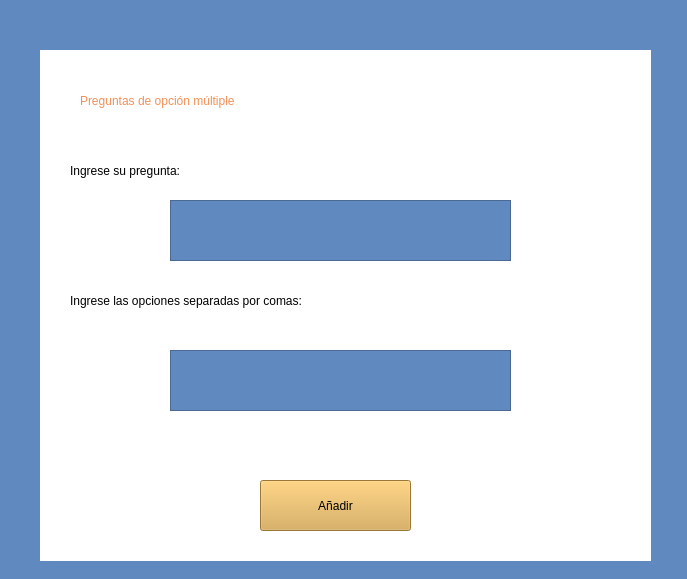
<?xml version="1.0" encoding="UTF-8"?>
<ui version="4.0">
 <class>menuCursos</class>
 <widget class="QMainWindow" name="menuCursos">
  <property name="geometry">
   <rect>
    <x>0</x>
    <y>0</y>
    <width>687</width>
    <height>579</height>
   </rect>
  </property>
  <property name="windowTitle">
   <string>MainWindow</string>
  </property>
  <property name="styleSheet">
   <string notr="true">background-color: rgb(96, 137, 191);</string>
  </property>
  <widget class="QWidget" name="centralwidget">
   <widget class="QLabel" name="label">
    <property name="geometry">
     <rect>
      <x>40</x>
      <y>50</y>
      <width>611</width>
      <height>511</height>
     </rect>
    </property>
    <property name="styleSheet">
     <string notr="true">background-color: rgb(255, 255, 255);</string>
    </property>
    <property name="text">
     <string/>
    </property>
   </widget>
   <widget class="QLabel" name="label_2">
    <property name="geometry">
     <rect>
      <x>80</x>
      <y>70</y>
      <width>521</width>
      <height>61</height>
     </rect>
    </property>
    <property name="styleSheet">
     <string notr="true">font: 700 28pt &quot;Segoe UI&quot;;
background-color: rgb(255, 255, 255);
color: rgb(242, 144, 87);</string>
    </property>
    <property name="text">
     <string>Preguntas de opción múltiple</string>
    </property>
   </widget>
   <widget class="QPushButton" name="botonAgregarPreguntaOM">
    <property name="geometry">
     <rect>
      <x>260</x>
      <y>480</y>
      <width>151</width>
      <height>51</height>
     </rect>
    </property>
    <property name="styleSheet">
     <string notr="true">font: 700 12pt &quot;Segoe UI&quot;;
background-color: rgb(217, 167, 74);</string>
    </property>
    <property name="text">
     <string>Añadir</string>
    </property>
   </widget>
   <widget class="QTextEdit" name="textEditPreguntaOM">
    <property name="geometry">
     <rect>
      <x>170</x>
      <y>200</y>
      <width>341</width>
      <height>61</height>
     </rect>
    </property>
   </widget>
   <widget class="QLabel" name="label_3">
    <property name="geometry">
     <rect>
      <x>70</x>
      <y>140</y>
      <width>211</width>
      <height>61</height>
     </rect>
    </property>
    <property name="styleSheet">
     <string notr="true">background-color: rgba(0, 0, 0, 0);
font: 700 14pt &quot;Segoe UI&quot;;</string>
    </property>
    <property name="text">
     <string>Ingrese su pregunta: </string>
    </property>
   </widget>
   <widget class="QLabel" name="label_4">
    <property name="geometry">
     <rect>
      <x>70</x>
      <y>270</y>
      <width>401</width>
      <height>61</height>
     </rect>
    </property>
    <property name="styleSheet">
     <string notr="true">background-color: rgba(0, 0, 0, 0);
font: 700 14pt &quot;Segoe UI&quot;;</string>
    </property>
    <property name="text">
     <string>Ingrese las opciones separadas por comas:</string>
    </property>
   </widget>
   <widget class="QTextEdit" name="textEditOpciones">
    <property name="geometry">
     <rect>
      <x>170</x>
      <y>350</y>
      <width>341</width>
      <height>61</height>
     </rect>
    </property>
   </widget>
   <widget class="QComboBox" name="comboBoxRespuesta">
    <property name="geometry">
     <rect>
      <x>460</x>
      <y>450</y>
      <width>151</width>
      <height>61</height>
     </rect>
    </property>
   </widget>
   <zorder>comboBoxRespuesta</zorder>
   <zorder>label</zorder>
   <zorder>label_2</zorder>
   <zorder>botonAgregarPreguntaOM</zorder>
   <zorder>textEditPreguntaOM</zorder>
   <zorder>label_3</zorder>
   <zorder>label_4</zorder>
   <zorder>textEditOpciones</zorder>
  </widget>
 </widget>
 <resources/>
 <connections/>
</ui>
